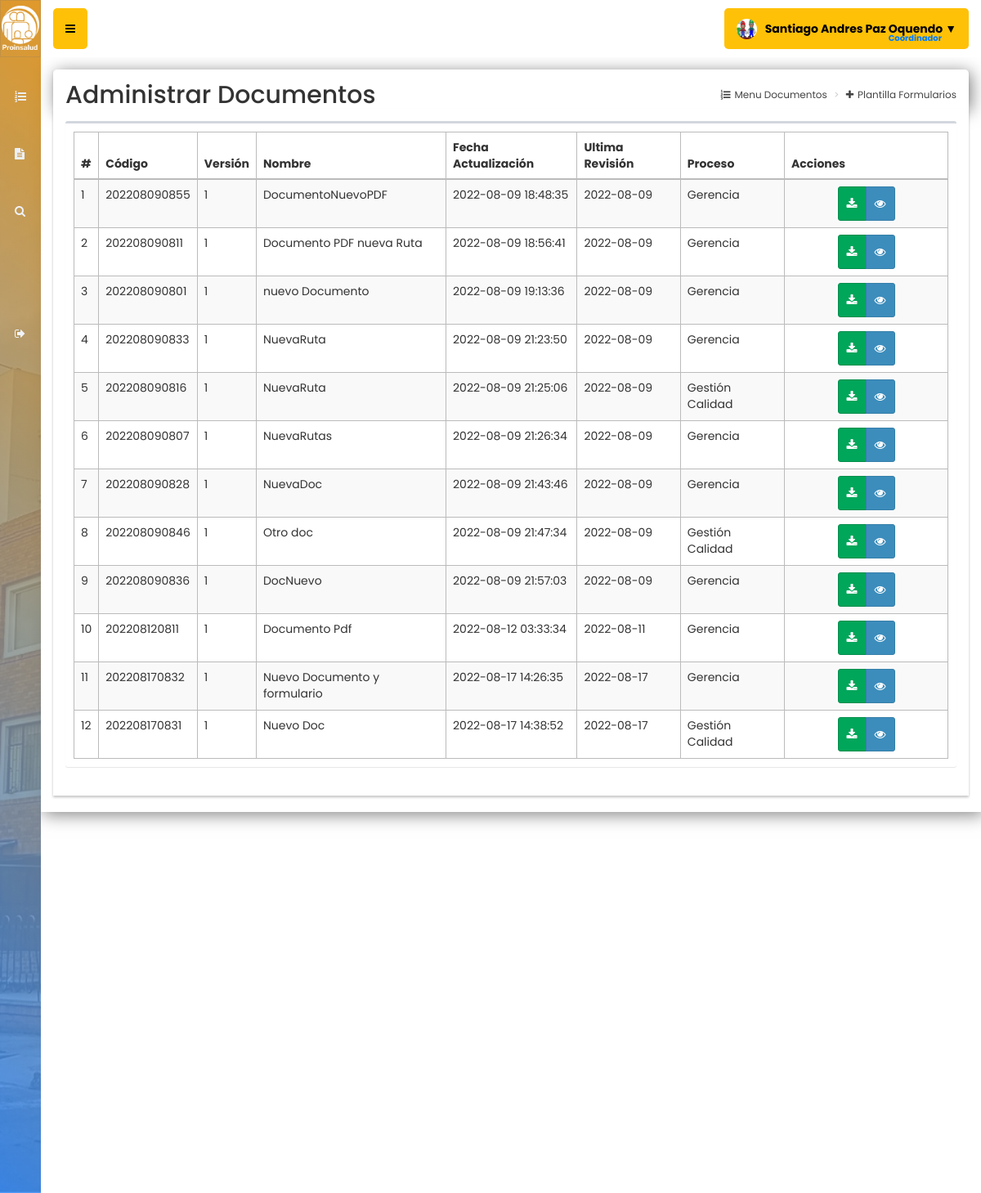
Screenshot of /documentos (signed in) with the database file from the repository.
### tables this page shows
CREATE TABLE `documentos` (
  `id` int(11) NOT NULL,
  `codigo` text NOT NULL,
  `version` text NOT NULL,
  `nombre` text NOT NULL,
  `fecha_elaboracion` date NOT NULL,
  `fecha_actualizacion` timestamp NOT NULL DEFAULT current_timestamp(),
  `fecha_ultima_revision` date NOT NULL DEFAULT current_timestamp(),
  `fecha_publicacion` timestamp NOT NULL DEFAULT current_timestamp(),
  `macroproceso` text NOT NULL,
  `proceso` text NOT NULL,
  `grupo` text NOT NULL,
  `usuario` text NOT NULL,
  `url` text NOT NULL,
  `ciclo` text NOT NULL,
  `origen` text NOT NULL,
  `vista` text NOT NULL,
  `relacionados` text NOT NULL
);

CREATE TABLE `procesos` (
  `id` int(11) NOT NULL,
  `nombre_proceso` varchar(100) NOT NULL,
  `menu_id` int(11) DEFAULT NULL
);

### controladores/plantilla.controlador.php (called while the page is built)
<?php
class ControladorPlantilla{
	static public function ctrPlantilla(){
		include "vistas/plantilla.php";
	}
}

### index.php (called while the page is built, shortened)
<?php
require_once "controladores/plantilla.controlador.php";
require_once "controladores/documentos.controlador.php";
require_once "controladores/usuarios.controlador.php";
require_once "controladores/procesos.controlador.php";
require_once "controladores/formularios.controlador.php";
require_once "modelos/documentos.modelo.php";
require_once "modelos/procesos.modelo.php";
$plantilla = new ControladorPlantilla();
$plantilla -> ctrPlantilla();

### controladores/documentos.controlador.php (called while the page is built, shortened)
<?php
class ControladorDocumentos{
	static public function ctrMostrarDocumentos($item, $valor){
		$tabla = "documentos";
		$respuesta = ModeloDocumentos::MdlMostrarDocumentos($tabla, $item, $valor);
		return $respuesta;
	}
}

### modelos/conexion.php (called while the page is built)
<?php
class Conexion{
	static public function conectar(){
		$link = new PDO("mysql:host=localhost;dbname=documentos",
			            "root",
			            "");
		$link->exec("set names utf8");
		return $link;
	}
}

### modelos/documentos.modelo.php (called while the page is built, shortened)
<?php
require_once "conexion.php";
class ModeloDocumentos{
	static public function mdlMostrarDocumentos($tabla, $item, $valor){
		if($item != null){
			$stmt = Conexion::conectar()->prepare("SELECT * FROM $tabla WHERE $item = :$item");
			$stmt -> bindParam(":".$item, $valor, PDO::PARAM_STR);
			$stmt -> execute();
			return $stmt -> fetch();
		}else{
			$stmt = Conexion::conectar()->prepare("SELECT * FROM $tabla");
			$stmt -> execute();
			return $stmt -> fetchAll();
		}
	}
}

### controladores/procesos.controlador.php (called while the page is built)
<?php
class ControladorProcesos{
	static public function ctrMostrarProcesos($item, $valor){
		$tabla = "procesos";
		$respuesta = ModeloProcesos::MdlMostrarProcesos($tabla, $item, $valor);
		return $respuesta;
	}
}

### modelos/procesos.modelo.php (called while the page is built, shortened)
<?php
require_once "conexion.php";
class ModeloProcesos{
	static public function mdlMostrarProcesos($tabla, $item, $valor){
		if($item != null){
			$stmt = Conexion::conectar()->prepare("SELECT * FROM $tabla WHERE $item = :$item");
			$stmt -> bindParam(":".$item, $valor, PDO::PARAM_STR);
			$stmt -> execute();
			return $stmt -> fetch();
		}else{
			$stmt = Conexion::conectar()->prepare("SELECT * FROM $tabla");
			$stmt -> execute();
			return $stmt -> fetchAll();
		}
	}
}

### vistas/modulos/documentos.php (the view, shortened to what this page needs)
<div class="content-wrapper">
  <section class="content-header">
    <div class="modal-content">
      <form role="form" method="post" enctype="multipart/form-data">
        <section class="content-header" style="border-top-left-radius: 5px; border-top-right-radius: 5px;">
          <h1 style="font-size:30px">Administrar Documentos</h1>
          <ol class="breadcrumb">
            <li><a href="inicio"><i class="fa fa-list-ol"></i>Menu Documentos</a></li>
            <li><a href="formularios"><i class="fa fa-plus"></i>Plantilla Formularios</a></li>
          </ol>
        </section>
      </form>
      <div class="modal-content">
        <section class="content">
          <div class="box">
            <div class="box-body">
              <table class="table table-bordered table-striped dt-responsive tablas" style="border-radius:5px; width: 100%">
                <thead>
                  <tr>
                    <th style="width:10px">#</th>
                    <th>Código</th>
                    <th>Versión</th>
                    <th>Nombre</th>
                    <th>Fecha Actualización</th>
                    <th>Ultima Revisión</th>
                    <th>Proceso</th>
                    <th style="width: 200px">Acciones</th>
                  </tr>
                </thead>
                <tbody>
                  <?php
                  $item = null;
                  $valor = null;
                  $documentos = ControladorDocumentos::ctrMostrarDocumentos($item, $valor);
                  foreach ($documentos as $key => $value) {
                    echo ' <tr>
                  <td>' . ($key + 1) . '</td>
                  <td>' . $value["codigo"] . '</td>
                  <td>' . $value["version"] . '</td>
                  <td>' . $value["nombre"] . '</td>
                  <td>' . $value["fecha_actualizacion"] . '</td>
                  <td>' . $value["fecha_ultima_revision"] . '</td>';
                    $itemProceso = "menu_id";
                    $valorProceso = $value["proceso"];
                    $respuestaProceso = ControladorProcesos::ctrMostrarProcesos($itemProceso, $valorProceso);
                    echo '<td>' . $respuestaProceso["nombre_proceso"] . '</td>';
                    echo '<td align="center">
                  <div class="btn-group">
                  <a style="padding:10px" class="btn btn-success" target="_black" href="' . $value["url"] . '">';
                    echo '<i class="fa fa-download"></i></a>
                    <button style="padding:10px" class="btn btn-primary btnAbrirDocumento" idDocumento="' . $value["id"] . '" data-toggle="modal" data-target="#modalVisualizarDocumentos"><i class="fa fa-eye"></i></button>';
                    echo '</div>
                  </td>
                </tr>';
                  }
                  ?>
                </tbody>
              </table>
            </div>
          </div>
        </section>
      </div>
    </div>
    <br>
  </section>
</div>

### vistas/plantilla.php (shortened to what this page needs)
<!DOCTYPE html>
<html>
<head>
   <link rel="stylesheet" href="vistas/bower_components/bootstrap/dist/css/bootstrap.min.css">
  <link rel="stylesheet" href="https://stackpath.bootstrapcdn.com/bootstrap/3.4.1/css/bootstrap.min.css">
  <link rel="stylesheet" href="vistas/bower_components/font-awesome/css/font-awesome.min.css">
  <link rel="stylesheet" href="vistas/bower_components/Ionicons/css/ionicons.min.css">
  <link rel="stylesheet" href="vistas/dist/css/AdminLTE.css">
  <link rel="stylesheet" href="vistas/dist/css/skins/_all-skins.css">
  <link rel="stylesheet" href="vistas/bower_components/datatables.net-bs/css/dataTables.bootstrap.min.css">
  <link rel="stylesheet" href="vistas/bower_components/datatables.net-bs/css/responsive.bootstrap.min.css">
  <link rel="stylesheet" href="vistas/plugins/iCheck/all.css">
  <link rel="stylesheet" href="vistas/bower_components/bootstrap-datepicker/dist/css/bootstrap-datepicker3.css">
  <link rel="stylesheet" href="vistas/bower_components/bootstrap-daterangepicker/daterangepicker.css">
  <link rel="stylesheet" href="vistas/bower_components/morris.js/morris.css">
</head>
<body class="hold-transition skin-blue sidebar-collapse sidebar-mini login-page">
  <?php
  if(isset($_SESSION["iniciarSesion"]) && $_SESSION["iniciarSesion"] == "ok"){
   echo '<div class="wrapper">';
    include "modulos/cabezote.php";
    include "modulos/menu.php";
    if(isset($_GET["ruta"])){
      if($_GET["ruta"] == "inicio" ||
         $_GET["ruta"] == "documentos" ||
         $_GET["ruta"] == "formularios" ||
         $_GET["ruta"] == "usuarios" ||
         $_GET["ruta"] == "salir"){
        include "modulos/".$_GET["ruta"].".php";
      }else{
        include "modulos/404.php";
      }
    }else{
      include "modulos/inicio.php";
    }
    echo '</div>';
  }else{
    include "modulos/login.php";
  }
  ?>
</body>
</html>

### vistas/modulos/cabezote.php (shortened to what this page needs)
<header class="main-header">
<a href="inicio" class="logo">
	<span class="logo-mini">
		<img src="vistas/img/plantilla/logo_negativo.png" class="img-responsive" style="padding:1px; margin-top:5px">
	</span>
</a>
<nav class="navbar navbar-static-top" role="navigation">
 	<a href="#" class="sidebar-toggle" data-toggle="push-menu" role="button">
     	</a>
	<div class="navbar-custom-menu">
		<ul class="nav navbar-nav">
			<li class="dropdown user user-menu">
				<a href="#" class="dropdown-toggle" data-toggle="dropdown">
				<?php
				if($_SESSION["foto"] != ""){
					echo '<img src="'.$_SESSION["foto"].'" class="user-image">';
				}else{
					echo '<img src="vistas/img/usuarios/default/perfil.png" class="user-image">';
				}
				?>
					<span><b><?php  echo $_SESSION["nombre"]; ?> ▼<p style="color:#007bff; font-size: 10px; margin-top:-8px; margin-right:18px"><?php  echo $_SESSION["perfil"]; ?></p></b></span>
				</a>
			</li>
		</ul>
	</div>
</nav>
</header>

### vistas/modulos/menu.php (shortened to what this page needs)
<aside class="main-sidebar" style="background: linear-gradient(45deg, #2f89fc 0%, #f39c12 100%); opacity:0.85";>
	 <section class="sidebar">
		<ul class="sidebar-menu">
			<br>
			<li>
				<a href="inicio">
					<i class="fa fa-list-ol"></i>
				</a>
			</li>
			<li>
				<a href="documentos">
					<i class="fa fa-file-text"></i>
				</a>
			</li>
			<li>
				<a href="documentos">
					<i class="fa fa-search"></i>
				</a>
			</li>
			<br>
			<br>
			<br>
			<br>
			<li>
				<a href="salir">
					<i class="fa fa-sign-out"></i>
				</a>
			</li>
	 </section>
</aside>

### rows the page displays
documentos: codigo "202208090855", version "1", nombre "DocumentoNuevoPDF", fecha_actualizacion "2022-08-09 18:48:35", fecha_ultima_revision "2022-08-09", procesos.nombre_proceso "Gerencia"
documentos: codigo "202208090811", version "1", nombre "Documento PDF nueva Ruta", fecha_actualizacion "2022-08-09 18:56:41", fecha_ultima_revision "2022-08-09", procesos.nombre_proceso "Gerencia"
documentos: codigo "202208090801", version "1", nombre "nuevo Documento", fecha_actualizacion "2022-08-09 19:13:36", fecha_ultima_revision "2022-08-09", procesos.nombre_proceso "Gerencia"
documentos: codigo "202208090833", version "1", nombre "NuevaRuta", fecha_actualizacion "2022-08-09 21:23:50", fecha_ultima_revision "2022-08-09", procesos.nombre_proceso "Gerencia"
documentos: codigo "202208090816", version "1", nombre "NuevaRuta", fecha_actualizacion "2022-08-09 21:25:06", fecha_ultima_revision "2022-08-09", procesos.nombre_proceso "Gestión Calidad"
documentos: codigo "202208090807", version "1", nombre "NuevaRutas", fecha_actualizacion "2022-08-09 21:26:34", fecha_ultima_revision "2022-08-09", procesos.nombre_proceso "Gerencia"
documentos: codigo "202208090828", version "1", nombre "NuevaDoc", fecha_actualizacion "2022-08-09 21:43:46", fecha_ultima_revision "2022-08-09", procesos.nombre_proceso "Gerencia"
documentos: codigo "202208090846", version "1", nombre "Otro doc", fecha_actualizacion "2022-08-09 21:47:34", fecha_ultima_revision "2022-08-09", procesos.nombre_proceso "Gestión Calidad"
documentos: codigo "202208090836", version "1", nombre "DocNuevo", fecha_actualizacion "2022-08-09 21:57:03", fecha_ultima_revision "2022-08-09", procesos.nombre_proceso "Gerencia"
documentos: codigo "202208120811", version "1", nombre "Documento Pdf", fecha_actualizacion "2022-08-12 03:33:34", fecha_ultima_revision "2022-08-11", procesos.nombre_proceso "Gerencia"
documentos: codigo "202208170832", version "1", nombre "Nuevo Documento y formulario", fecha_actualizacion "2022-08-17 14:26:35", fecha_ultima_revision "2022-08-17", procesos.nombre_proceso "Gerencia"
documentos: codigo "202208170831", version "1", nombre "Nuevo Doc", fecha_actualizacion "2022-08-17 14:38:52", fecha_ultima_revision "2022-08-17", procesos.nombre_proceso "Gestión Calidad"

### other values shown
$_SESSION["nombre"] "Santiago Andres Paz Oquendo"
$_SESSION["perfil"] "Coordinador"
